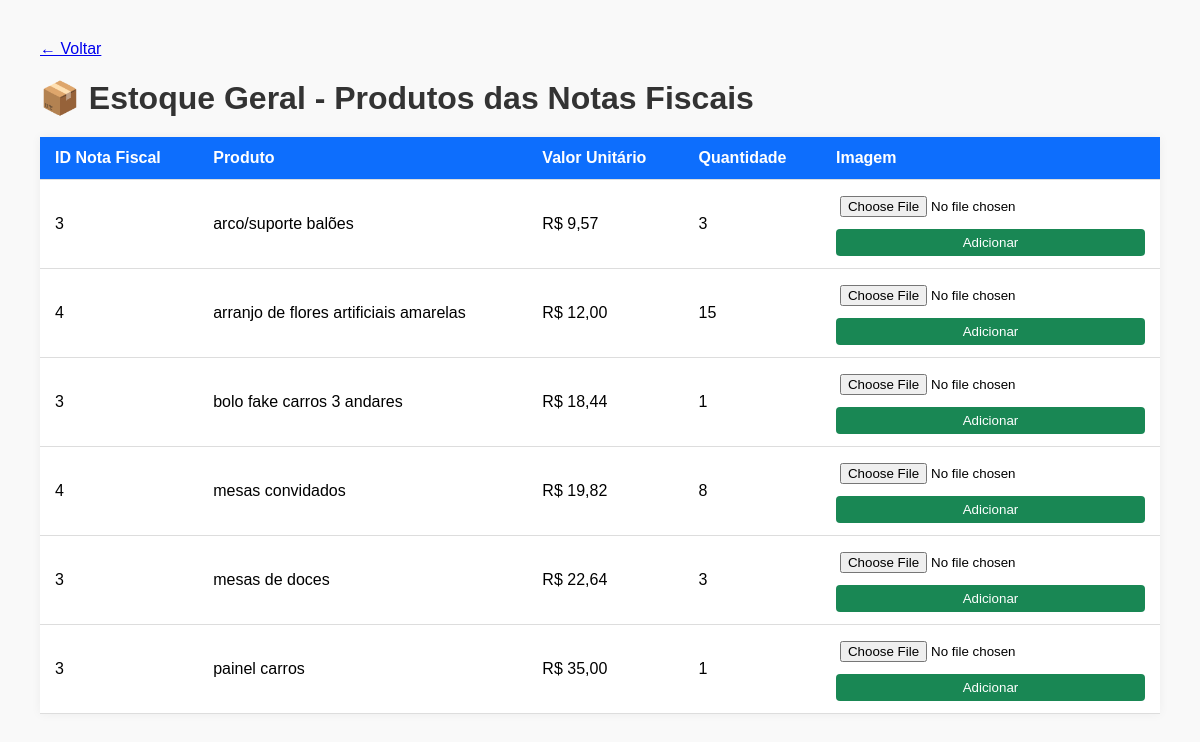
/site_completo/visualizar_estoque.php, run on the app's committed database.
### tables this page shows
CREATE TABLE `produtos_nota` (
  `id` int(11) NOT NULL,
  `nota_fiscal_id` int(11) NOT NULL,
  `nome` varchar(255) NOT NULL,
  `quantidade` int(11) NOT NULL,
  `valor_unitario` decimal(10,2) NOT NULL,
  `imagem` varchar(255) DEFAULT NULL
);

### site_completo/visualizar_estoque.php (the view, shortened to what this page needs)
<?php
include_once __DIR__ . '/conexao.php';
$sql = "SELECT id, nome, valor_unitario, imagem, quantidade, nota_fiscal_id
        FROM produtos_nota
        ORDER BY nome ASC";
$result = $conn->query($sql);
?>
<!DOCTYPE html>
<html lang="pt-br">
<head>
</head>
<body>
    <div class="buttons">
           <a href="dashboard_catalogo_gerente.php" class="botao">← Voltar</a>
    </div>
    <h1>📦 Estoque Geral - Produtos das Notas Fiscais</h1>
    <?php if ($result->num_rows === 0): ?>
        <div class="no-produtos">Nenhum produto cadastrado no estoque.</div>
    <?php else: ?>
        <table>
            <thead>
                <tr>
                    <th>ID Nota Fiscal</th>
                    <th>Produto</th>
                    <th>Valor Unitário</th>
                    <th>Quantidade</th>
                    <th>Imagem</th>
                </tr>
            </thead>
            <tbody>
                <?php while ($row = $result->fetch_assoc()) { ?>
                    <tr>
                        <td><?= htmlspecialchars($row['nota_fiscal_id']) ?></td>
                        <td><?= htmlspecialchars($row['nome']) ?></td>
                        <td>R$ <?= number_format($row['valor_unitario'], 2, ',', '.') ?></td>
                        <td><?= htmlspecialchars($row['quantidade']) ?></td>
                        <td>
                            <?php if (!empty($row['imagem'])): ?>
                                <img src="assets/imagens/<?= htmlspecialchars($row['imagem']) ?>" alt="Imagem do produto">
                            <?php else: ?>
                                <form action="atualizar_imagem_produto.php" method="POST" enctype="multipart/form-data">
                                    <input type="file" name="imagem" required>
                                    <button type="submit">Adicionar</button>
                                </form>
                            <?php endif; ?>
                        </td>
                    </tr>
                <?php } ?>
            </tbody>
        </table>
    <?php endif; ?>
</body>
</html>

### site_completo/visualizar_estoque.php (style rules this page uses)
body { font-family: Arial, sans-serif; margin: 40px; background-color: #f9f9f9; }
h1 { color: #333; margin-bottom: 20px; }
table { width: 100%; border-collapse: collapse; background-color: white; box-shadow: 0 0 10px rgba(0,0,0,0.05); }
th, td { padding: 12px 15px; text-align: left; border-bottom: 1px solid #ddd; }
th { background-color: #0d6efd; color: white; }
form { display: flex; flex-direction: column; gap: 8px; }
input[type="file"] { padding: 4px; }
button { background-color: #198754; color: white; border: none; padding: 6px 12px; border-radius: 4px; cursor: pointer; }

### data on the page
produtos_nota: nota_fiscal "3", nome "arco/suporte balões", valor_unitario "9,57", quantidade "3"
produtos_nota: nota_fiscal "4", nome "arranjo de flores artificiais amarelas", valor_unitario "12,00", quantidade "15"
produtos_nota: nota_fiscal "3", nome "bolo fake carros 3 andares", valor_unitario "18,44", quantidade "1"
produtos_nota: nota_fiscal "4", nome "mesas convidados", valor_unitario "19,82", quantidade "8"
produtos_nota: nota_fiscal "3", nome "mesas de doces", valor_unitario "22,64", quantidade "3"
produtos_nota: nota_fiscal "3", nome "painel carros", valor_unitario "35,00", quantidade "1"
